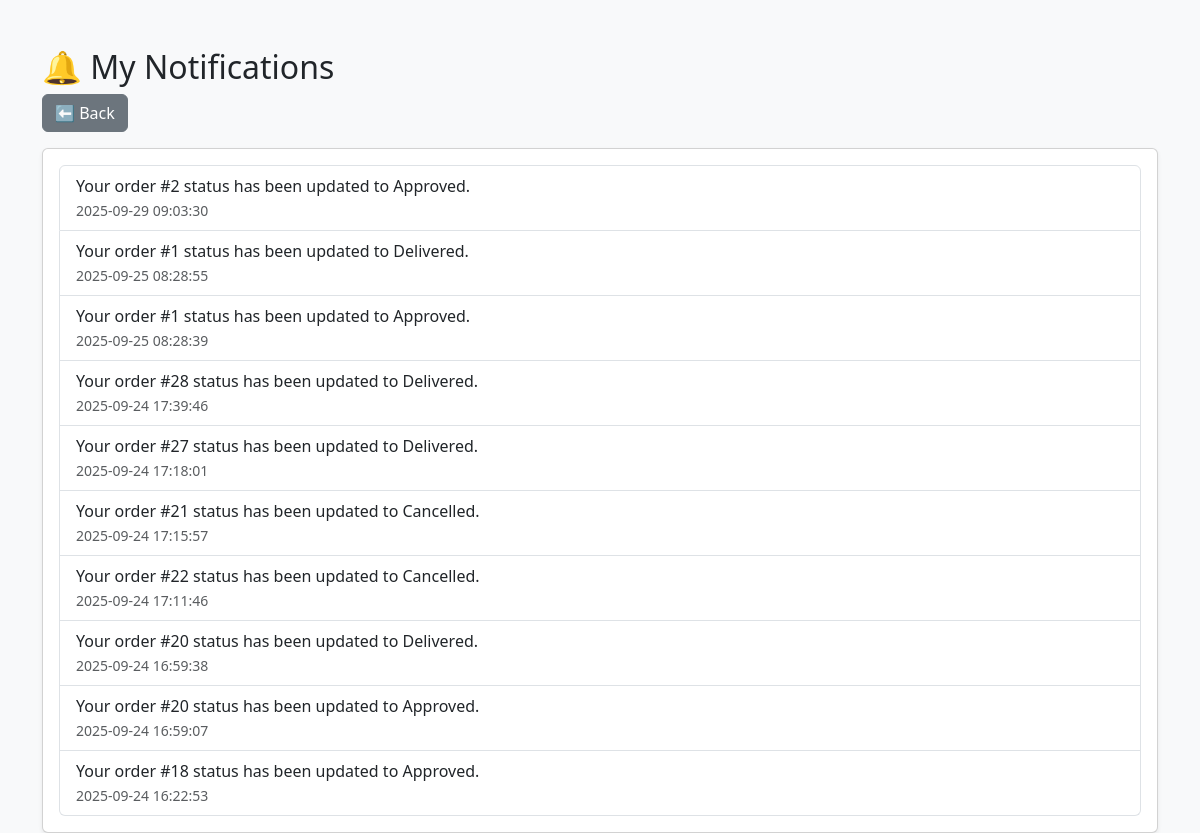
The page /customer_notifications.php (signed in) on the database its author committed.
### tables this page shows
CREATE TABLE `notifications` (
  `id` int(11) NOT NULL,
  `user_type` enum('customer','employee','admin') NOT NULL,
  `user_id` int(11) DEFAULT NULL,
  `message` text NOT NULL,
  `is_read` tinyint(1) DEFAULT '0',
  `created_at` timestamp NOT NULL DEFAULT CURRENT_TIMESTAMP
);

### customer_notifications.php (the view, shortened to what this page needs)
<?php
include 'db.php';
$customer_id = $_SESSION['customer_id'];
$stmt = $conn->prepare("SELECT id, message, created_at, is_read FROM notifications WHERE user_type='customer' AND user_id=? ORDER BY created_at DESC");
$stmt->bind_param("i", $customer_id);
$stmt->execute();
$res = $stmt->get_result();
?>
<!DOCTYPE html>
<html lang="en">
<head>
  <link href="https://cdn.jsdelivr.net/npm/bootstrap@5.3.0/dist/css/bootstrap.min.css" rel="stylesheet">
</head>
<body class="bg-light">
<div class="container mt-5">
  <h2>🔔 My Notifications</h2>
  <a href="customer_dashboard.php" class="btn btn-secondary mb-3">⬅ Back</a>
  <div class="card shadow-sm">
    <div class="card-body">
      <?php if ($res->num_rows > 0): ?>
        <ul class="list-group">
          <?php while ($n = $res->fetch_assoc()): ?>
            <li class="list-group-item d-flex justify-content-between align-items-start">
              <div>
                <?= htmlspecialchars($n['message']) ?>
                <div><small class="text-muted"><?= $n['created_at'] ?></small></div>
              </div>
            </li>
          <?php endwhile; ?>
        </ul>
      <?php else: ?>
        <p class="text-muted">No notifications yet.</p>
      <?php endif; ?>
    </div>
  </div>
</div>
</body>
</html>

### rows shown on the page
notifications: message "Your order #2 status has been updated to Approved.", created_at "2025-09-29 09:03:30"
notifications: message "Your order #1 status has been updated to Delivered.", created_at "2025-09-25 08:28:55"
notifications: message "Your order #1 status has been updated to Approved.", created_at "2025-09-25 08:28:39"
notifications: message "Your order #28 status has been updated to Delivered.", created_at "2025-09-24 17:39:46"
notifications: message "Your order #27 status has been updated to Delivered.", created_at "2025-09-24 17:18:01"
notifications: message "Your order #21 status has been updated to Cancelled.", created_at "2025-09-24 17:15:57"
notifications: message "Your order #22 status has been updated to Cancelled.", created_at "2025-09-24 17:11:46"
notifications: message "Your order #20 status has been updated to Delivered.", created_at "2025-09-24 16:59:38"
notifications: message "Your order #20 status has been updated to Approved.", created_at "2025-09-24 16:59:07"
notifications: message "Your order #18 status has been updated to Approved.", created_at "2025-09-24 16:22:53"
